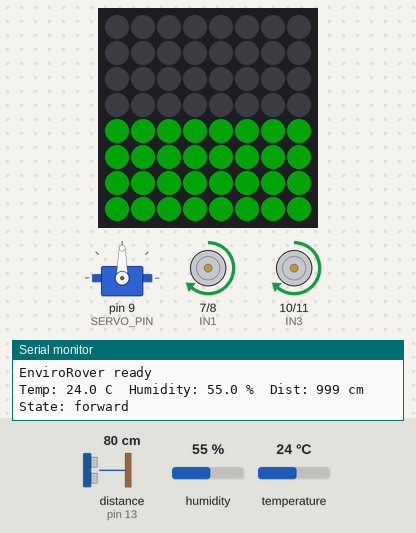
A sketch run on a simulated Arduino Uno, built with avr-gcc and run on an emulated ATmega328P. Parts: servo, 8×8 RGB LED matrix (first LED top left, wired row by row), motor-driver pin pairs drawn as motors (green arrow = first pin HIGH = forward, orange = second pin HIGH = backward, longer = more drive, scaled by the enable pin), the last lines printed to the serial monitor. Wiring (inferred from the names in the program): ultrasonic range finder: trigger pin 12; echo pin 13. The inputs (shaded band) are chosen by the test bench; at power-on: temperature 24 °C, distance to the obstacle (sensor on pin 13) 80 cm, humidity 55 %. The echo pulse lasts 58.3 µs per cm; dim RGB values are drawn brighter than linear.

Above: at 3.8 s.
3.9 s: temperature set to 41 °C
At 6.68 s:
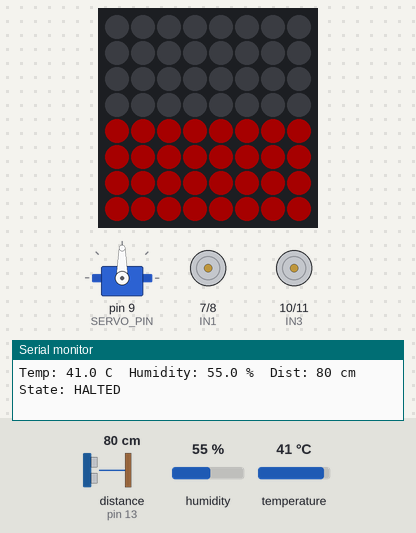
6.7 s: temperature set to 12 °C
At 9.4 s:
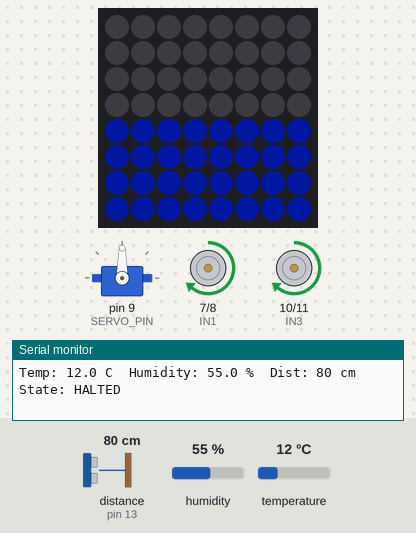
10.1 s: distance to the obstacle (sensor on pin 13) set to 22 cm
18.7 s: distance to the obstacle (sensor on pin 13) set to 18 cm
At 21.2 s:
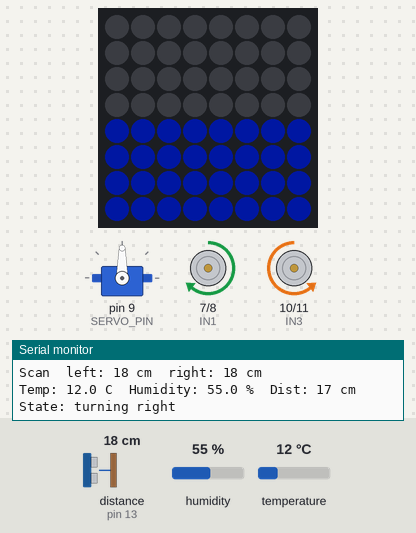
21.7 s: temperature set to 19 °C
At 24.0 s:
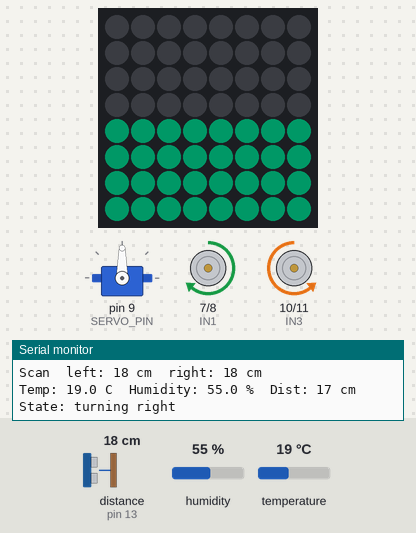
26.3 s: temperature set to 33 °C
At 29.5 s:
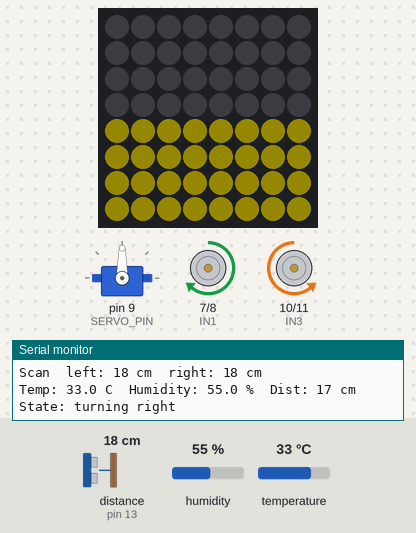
Timing chart, 0 to 32.8 s (numbered marks = the images above; inputs shaded):
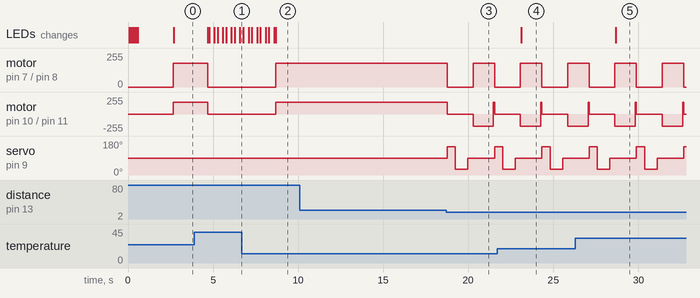

Measured:
- the behaviour switches between 21 and 20 cm on distance to the obstacle (sensor on pin 13) (found by bisection; images 2 and 3)
- after the input at 3.9 s, motor on pin 7 (IN1) / pin 8 (IN2), motor on pin 10 (IN3) / pin 11 (IN4): forward 180/255 → stopped after 0.78 s; the LEDs: change after 0.78 s (image 1)
- after the input at 6.7 s, motor on pin 7 (IN1) / pin 8 (IN2), motor on pin 10 (IN3) / pin 11 (IN4): stopped → forward 180/255 after 2.0 s; the LEDs: first differ from a run without the input after 2.0 s (image 2)
- after the input at 18.7 s, motor on pin 7 (IN1) / pin 8 (IN2): forward 180/255 → stopped after 0.06 s, → forward 180/255 1.5 s later, → stopped 1.3 s later; motor on pin 10 (IN3) / pin 11 (IN4): forward 180/255 → stopped after 0.06 s, → backward 180/255 1.5 s later, → forward 180/255 1.2 s later, → stopped 0.06 s later
- after the input at 21.7 s, the LEDs: change after 1.4 s (image 4)
- after the input at 26.3 s, the LEDs: change after 2.4 s (image 5)

The sketch:

EnviroRover.ino
```cpp
#include <DHT.h>
#include <Adafruit_NeoPixel.h>
#include <Servo.h>

// ───────────────────────────── CONFIG ─────────────────────────────

// Temperature / humidity sensor
#define DHT_PIN        2
#define DHT_TYPE       DHT22      // change to DHT11 if that's what you have

// LED board (8x8 = 64 pixels; change WIDTH/HEIGHT for other sizes)
#define LED_PIN        6
#define MATRIX_WIDTH   8
#define MATRIX_HEIGHT  8
#define NUM_LEDS       (MATRIX_WIDTH * MATRIX_HEIGHT)
#define LED_BRIGHTNESS 40         // 0-255; keep low to limit current draw

// Ultrasonic sensor + servo
const uint8_t TRIG_PIN  = 12;
const uint8_t ECHO_PIN  = 13;
const uint8_t SERVO_PIN = 9;
const uint8_t SERVO_CENTER = 90;  // degrees; trim if the sensor isn't straight
const uint8_t SERVO_LEFT   = 150;
const uint8_t SERVO_RIGHT  = 30;  // swap LEFT/RIGHT if your servo is mirrored

// Motor driver (L293D / L298N)
const uint8_t ENA = 5, IN1 = 7,  IN2 = 8;    // left motor
const uint8_t ENB = 3, IN3 = 10, IN4 = 11;   // right motor
const uint8_t DRIVE_SPEED = 180;             // 0-255 PWM
const uint8_t TURN_SPEED  = 160;
const uint8_t LEFT_TRIM   = 0;               // add PWM to the left/right motor if the
const uint8_t RIGHT_TRIM  = 0;               // rover drifts (applied to DRIVE_SPEED)

// Navigation
const int OBSTACLE_CM          = 20;   // react when closer than this
const int CLEAR_CM             = 999;  // value used when no echo is received
const unsigned long TURN_90_MS = 600;  // time to spin ~90 degrees (calibrate!)
const unsigned long PING_EVERY_MS = 60;

// Safety / sensing
const float TEMP_STOP_C        = 35.0; // stop driving above this
const float TEMP_RESUME_C      = 33.0; // resume below this (hysteresis)
const unsigned long SENSE_EVERY_MS = 2000;  // DHT22 needs >= 2 s between reads
const unsigned long LED_EVERY_MS   = 100;   // LED refresh (keeps servo jitter low)

// Colour scale for temperature display
const float TEMP_MIN_C = 10.0;
const float TEMP_MAX_C = 40.0;

// ───────────────────────────── STATE ──────────────────────────────

DHT dht(DHT_PIN, DHT_TYPE);
Adafruit_NeoPixel matrix(NUM_LEDS, LED_PIN, NEO_GRB + NEO_KHZ800);
Servo scanServo;

float temperatureC = NAN;
float humidity     = NAN;
bool  sensorOk     = false;
bool  tooHot       = false;

enum RoverState { FORWARD, TURNING, HALTED };
RoverState state = FORWARD;
unsigned long stateStart = 0;
unsigned long turnDuration = 0;
bool turningRight = true;
uint8_t closeHits = 0;                 // consecutive "too close" pings

unsigned long lastSense = 0, lastPing = 0, lastLed = 0;
int lastDistance = CLEAR_CM;

// ───────────────────────────── MOTORS ─────────────────────────────

// speed: -255..255 (negative = reverse)
void setMotor(uint8_t en, uint8_t inA, uint8_t inB, int speed) {
  if (speed > 0)      { digitalWrite(inA, HIGH); digitalWrite(inB, LOW);  }
  else if (speed < 0) { digitalWrite(inA, LOW);  digitalWrite(inB, HIGH); }
  else                { digitalWrite(inA, LOW);  digitalWrite(inB, LOW);  }
  analogWrite(en, constrain(abs(speed), 0, 255));
}

void driveForward() {
  setMotor(ENA, IN1, IN2, constrain(DRIVE_SPEED + LEFT_TRIM,  0, 255));
  setMotor(ENB, IN3, IN4, constrain(DRIVE_SPEED + RIGHT_TRIM, 0, 255));
}
void spinRight()  { setMotor(ENA, IN1, IN2,  TURN_SPEED); setMotor(ENB, IN3, IN4, -TURN_SPEED); }
void spinLeft()   { setMotor(ENA, IN1, IN2, -TURN_SPEED); setMotor(ENB, IN3, IN4,  TURN_SPEED); }
void stopMotors() { setMotor(ENA, IN1, IN2, 0);           setMotor(ENB, IN3, IN4, 0);           }

// ───────────────────────────── ULTRASONIC ─────────────────────────

// Distance in cm, or CLEAR_CM if no echo (nothing in range).
int readDistanceCm() {
  digitalWrite(TRIG_PIN, LOW);
  delayMicroseconds(2);
  digitalWrite(TRIG_PIN, HIGH);
  delayMicroseconds(10);
  digitalWrite(TRIG_PIN, LOW);

  unsigned long us = pulseIn(ECHO_PIN, HIGH, 25000UL);   // ~4 m max, 25 ms timeout
  if (us == 0) return CLEAR_CM;
  return (int)(us / 58UL);                               // microseconds -> cm
}

// Median of three pings (filters out the occasional bad echo).
int readDistanceFiltered() {
  int a = readDistanceCm(); delay(15);
  int b = readDistanceCm(); delay(15);
  int c = readDistanceCm();
  if (a > b) { int t = a; a = b; b = t; }
  if (b > c) { int t = b; b = c; c = t; }
  if (a > b) { int t = a; a = b; b = t; }
  return b;
}

// Stop, look left and right, then start a turn toward the more open side.
void scanAndChooseTurn() {
  stopMotors();

  scanServo.write(SERVO_LEFT);
  delay(450);
  int left = readDistanceFiltered();

  scanServo.write(SERVO_RIGHT);
  delay(700);
  int right = readDistanceFiltered();

  scanServo.write(SERVO_CENTER);
  delay(300);

  Serial.print(F("Scan  left: "));  Serial.print(left);
  Serial.print(F(" cm  right: ")); Serial.print(right);
  Serial.println(F(" cm"));

  if (left < OBSTACLE_CM && right < OBSTACLE_CM) {
    turningRight = true;                        // boxed in: turn around
    turnDuration = TURN_90_MS * 2;
  } else {
    turningRight = (right >= left);
    turnDuration = TURN_90_MS;
  }

  state = TURNING;
  stateStart = millis();
  turningRight ? spinRight() : spinLeft();
}

// ───────────────────────────── NAVIGATION ─────────────────────────

void updateRover() {
  unsigned long now = millis();

  // Safety first
  if (!sensorOk || tooHot) {
    if (state != HALTED) { stopMotors(); state = HALTED; }
    return;
  }
  if (state == HALTED) {                // conditions cleared -> resume driving
    state = FORWARD;
    closeHits = 0;
    driveForward();
    return;
  }

  if (state == FORWARD) {
    if (now - lastPing >= PING_EVERY_MS) {
      lastPing = now;
      lastDistance = readDistanceCm();
      // Require two close readings in a row so a stray echo doesn't stop us
      closeHits = (lastDistance < OBSTACLE_CM) ? closeHits + 1 : 0;
      if (closeHits >= 2) {
        closeHits = 0;
        scanAndChooseTurn();            // blocking ~1.5 s while the rover is stopped
      }
    }
  } else if (state == TURNING) {
    if (now - stateStart >= turnDuration) {
      state = FORWARD;
      closeHits = 0;
      driveForward();
    }
  }
}

// ───────────────────────────── LED BOARD ──────────────────────────

// Map temperature to a blue -> green -> red colour.
uint32_t tempToColor(float t) {
  float x = constrain((t - TEMP_MIN_C) / (TEMP_MAX_C - TEMP_MIN_C), 0.0, 1.0);
  uint8_t r, g, b;
  if (x < 0.5) {                       // blue -> green
    float k = x / 0.5;
    r = 0;
    g = (uint8_t)(255 * k);
    b = (uint8_t)(255 * (1.0 - k));
  } else {                             // green -> red
    float k = (x - 0.5) / 0.5;
    r = (uint8_t)(255 * k);
    g = (uint8_t)(255 * (1.0 - k));
    b = 0;
  }
  return matrix.Color(r, g, b);
}

// Pixel index for (col, row); row 0 = bottom. Assumes plain left-to-right,
// row-by-row wiring. For a serpentine (zig-zag) board, flip odd rows.
uint16_t pixelIndex(uint8_t col, uint8_t row) {
  uint8_t physRow = (MATRIX_HEIGHT - 1) - row;
  return physRow * MATRIX_WIDTH + col;
}

void showReadings() {
  matrix.clear();

  if (!sensorOk) {                     // error pattern: blinking red X
    if ((millis() / 500) % 2) {
      for (uint8_t i = 0; i < MATRIX_WIDTH && i < MATRIX_HEIGHT; i++) {
        matrix.setPixelColor(pixelIndex(i, i), matrix.Color(255, 0, 0));
        matrix.setPixelColor(pixelIndex(MATRIX_WIDTH - 1 - i, i), matrix.Color(255, 0, 0));
      }
    }
    matrix.show();
    return;
  }

  uint32_t color = tempToColor(temperatureC);
  float h = constrain(humidity, 0.0, 100.0);
  uint8_t rowsLit = (uint8_t)round(h / 100.0 * MATRIX_HEIGHT);   // 0..HEIGHT

  for (uint8_t row = 0; row < rowsLit; row++)
    for (uint8_t col = 0; col < MATRIX_WIDTH; col++)
      matrix.setPixelColor(pixelIndex(col, row), color);

  // Too hot: flash the top row white as a warning
  if (tooHot && (millis() / 250) % 2) {
    for (uint8_t col = 0; col < MATRIX_WIDTH; col++)
      matrix.setPixelColor(pixelIndex(col, MATRIX_HEIGHT - 1), matrix.Color(255, 255, 255));
  }
  matrix.show();
}

// ───────────────────────────── TEMP / HUMIDITY ────────────────────

void readSensor() {
  float h = dht.readHumidity();
  float t = dht.readTemperature();           // Celsius

  if (isnan(h) || isnan(t)) {
    sensorOk = false;
    Serial.println(F("DHT read failed - check wiring"));
    return;
  }

  sensorOk     = true;
  humidity     = h;
  temperatureC = t;

  // Hysteresis so the rover doesn't stutter around the threshold
  if (!tooHot && t >= TEMP_STOP_C)       tooHot = true;
  else if (tooHot && t <= TEMP_RESUME_C) tooHot = false;

  Serial.print(F("Temp: "));        Serial.print(t, 1);
  Serial.print(F(" C  Humidity: ")); Serial.print(h, 1);
  Serial.print(F(" %  Dist: "));     Serial.print(lastDistance);
  Serial.print(F(" cm  State: "));
  switch (state) {
    case FORWARD: Serial.println(F("forward")); break;
    case TURNING: Serial.println(turningRight ? F("turning right") : F("turning left")); break;
    case HALTED:  Serial.println(F("HALTED")); break;
  }
}

// ───────────────────────────── ARDUINO ────────────────────────────

void setup() {
  Serial.begin(9600);

  pinMode(ENA, OUTPUT); pinMode(IN1, OUTPUT); pinMode(IN2, OUTPUT);
  pinMode(ENB, OUTPUT); pinMode(IN3, OUTPUT); pinMode(IN4, OUTPUT);
  pinMode(TRIG_PIN, OUTPUT);
  pinMode(ECHO_PIN, INPUT);
  stopMotors();

  scanServo.attach(SERVO_PIN);
  scanServo.write(SERVO_CENTER);

  dht.begin();
  matrix.begin();
  matrix.setBrightness(LED_BRIGHTNESS);
  matrix.clear();
  matrix.show();

  // Start-up animation: sweep a green row up the board
  for (uint8_t row = 0; row < MATRIX_HEIGHT; row++) {
    matrix.clear();
    for (uint8_t col = 0; col < MATRIX_WIDTH; col++)
      matrix.setPixelColor(pixelIndex(col, row), matrix.Color(0, 255, 0));
    matrix.show();
    delay(80);
  }

  Serial.println(F("EnviroRover ready"));
  delay(2000);                         // let the DHT settle before first read
  readSensor();
  lastSense = millis();

  if (sensorOk && !tooHot) { state = FORWARD; driveForward(); }
  else                     { state = HALTED;  stopMotors();   }
}

void loop() {
  unsigned long now = millis();

  if (now - lastSense >= SENSE_EVERY_MS) {
    lastSense = now;
    readSensor();
  }

  updateRover();

  if (now - lastLed >= LED_EVERY_MS) {
    lastLed = now;
    showReadings();                    // NeoPixel updates briefly disable interrupts
  }
}
```
